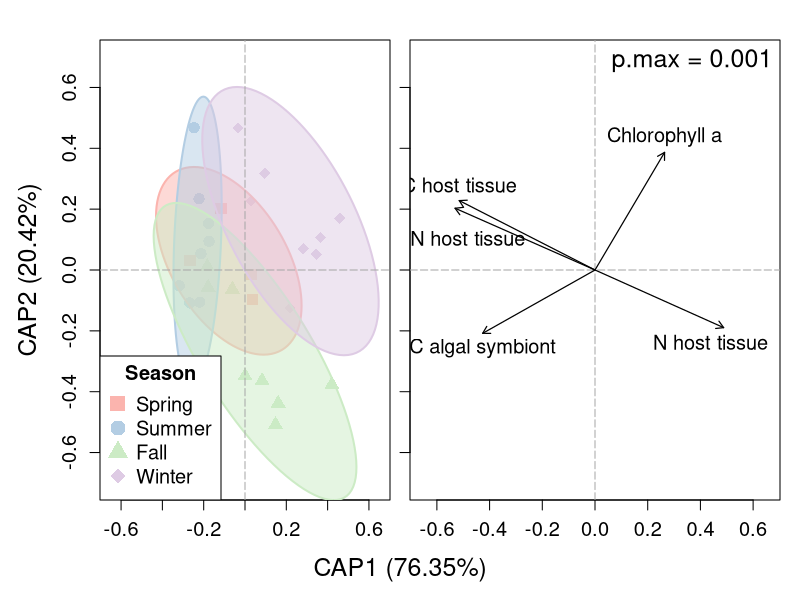

Write the R code that produced this figure.

###################

### CAP Figure 3C ###

###################

library(readxl)
library(tidyverse)
library(vegan)
library(mice)
library(RColorBrewer)

# Set working directory to the directory the script is saved in
setwd(dirname(rstudioapi::getActiveDocumentContext()$path))

# Read raw data
data <- read_xlsx("Biological Data file Tilstra et al.xlsx", sheet = "bio + env data", na = "NA")

# The data also contains environmental variables and some biological variables which will not be included in the subsequent analysis
# Select the desired variables

data <- data %>% select(-c(13:14,19:31))
str(data)

# Use the package 'mice' to impute missing values (make 20 imputed data sets)

imputed_data <- mice(data, m = 20, maxit = 50, method = "pmm", seed = 123)

# getting a warning with 2 logged events, check them out

imputed_data$loggedEvents # just means that the first 2 columns (Season and Coral ID) had nothing to impute, mice leaves them unchanged

# Extract random data set of the 20 imputed ones and check it out

set.seed(123)
number<-sample(1:20, 1) # pick a random number between 1 and 20
completed_data <- complete(imputed_data, action=number) # pick the random data set
summary(completed_data)
str(completed_data)

# Add a constant to make all variables positive for Bray-Curtis dissimilarity matrix

completed_data[, -c(1, 2)] <- completed_data[, -c(1, 2)] + abs(min(completed_data[, -c(1, 2)])) + 1

# Calculate Bray-Curtis dissimilarity matrix

bray_matrix <- vegdist(completed_data[, -1:-2], method = "bray")

# Perform CAP analysis using the distance matrix

cap_result <- capscale(bray_matrix ~ completed_data$Season, permutations = 999)

# Get the percentages that explain the variation for each axis (found under Accumulated constrained eigenvalues Importance of components: in the row 'Proportion explained')

summary(cap_result)

# Proportion explained for CAP1 is 0.7635 = 76.35% and for CAP2 0.2042 = 20.42%
# This will be added later on to the CAP plot

# Fit vectors for the biological variables onto the ordination

cap_envfit <- envfit(cap_result, completed_data[, 3:16], permutations = 999)

## Preparation for plots

# Make season an ordered factor and set levels for legend later on

completed_data$Season <- factor(completed_data$Season, levels = c("Spring", "Summer", "Fall", "Winter"))
season_levels <- levels(completed_data$Season)

# Choose a pastel color palette from RColorBrewer with 4 colors (one for each season)

season_colors <- brewer.pal(4, "Pastel1")

# Define point symbols for each season

pch_values <- c(15, 16, 17, 18)

# Map colors and symbols to each sample

dot_colors <- season_colors[completed_data$Season]
dot_pch <- pch_values[completed_data$Season]

# Get scores for the plots

site_scores <- scores(cap_result, display = "sites")

##

## Make CAP plot with ellipses and a plot with the vectors next to it for Figure 3C and save as pdf

pdf("Figure_3C.pdf", width = 16, height = 8)

par(mfrow = c(1, 2), oma = c(2, 0, 0, 0)) # Two panels side by side

# Left plot: CAP + points + ellipses

par(mar = c(3,5,2,0.5)) # margin for left plot
plot(
  site_scores[, 1], site_scores[, 2],
  type = "n",
  xlab = "",
  ylab = "CAP2 (20.42%)",
  xlim = c(-0.65, 0.65),
  ylim = c(-0.7, 0.7),
  cex.lab = 1.5,
  cex.axis = 1.2
)

# Add points
points(
  cap_result,
  display = "sites",
  col = dot_colors,
  pch = dot_pch,
  cex = 1.5
)

# Add ellipses
ordiellipse(
  cap_result,
  display = "sites",
  groups = completed_data$Season,
  draw = "polygon",
  border = season_colors,
  col = season_colors,
  lwd = 2,
  kind = "sd",
  conf = 0.95,
  label = FALSE
)

# Add zero axes
abline(h = 0, v = 0, col = "darkgray", lty = "longdash")

# Add legend
legend(
  "bottomleft",
  legend = season_levels,
  col = season_colors,
  pch = pch_values,
  title = "Season",
  title.font=2,
  pt.cex = 2,
  cex = 1.2
)

# Right plot: vectors of biological variables
par(mar = c(3,0.5,2,1)) # margin for right plot
plot(
  site_scores[, 1], site_scores[, 2],
  type = "n",
  xlab = "",
  ylab = "",
  xlim = c(-0.65, 0.65),
  ylim = c(-0.7, 0.7),
  cex.lab = 1.5,
  cex.axis = 1.2,
  xaxt = "s",
  yaxt = "n"   # suppress default y-axis
)

# Add y-axis tick marks but no numbers
axis(2, labels = FALSE)

# Add zero axes
abline(h = 0, v = 0, col = "darkgray", lty = "longdash")

# Extract envfit vector coordinates
vec_scores <- scores(cap_envfit, display = "vectors")

# Keep only significant vectors with p.max = 0.001
sig <- cap_envfit$vectors$pvals <= 0.001
vec_scores_sig <- vec_scores[sig, , drop = FALSE]

# Adjust one vector name
rownames(vec_scores_sig)[rownames(vec_scores_sig) == "C:N ratio host tissue"]<-"C:N host tissue"

# Draw arrows
arrows(
  x0 = 0, y0 = 0,
  x1 = vec_scores_sig[, 1]*0.6, y1 = vec_scores_sig[, 2]*0.6, # scale the vectors to make them shorter
  length = 0.08,
  col = "black",
  lwd = 1.2
)

# Get vector label positions and scale them the same way as the vectors
label_x <- vec_scores_sig[, 1] * 0.6
label_y <- vec_scores_sig[, 2] * 0.6

# Manually adjust the label position where necessary

label_y["C algal symbiont"]  <- label_y["C algal symbiont"] - 0.05

label_y["Chlorophyll a"]  <- label_y["Chlorophyll a"] + 0.05

label_x["N host tissue"]  <- label_x["N host tissue"] - 0.05
label_y["N host tissue"]  <- label_y["N host tissue"] - 0.05

label_y["C host tissue"] <- label_y["C host tissue"] + 0.05

label_x["C:N host tissue"] <- label_x["C:N host tissue"] + 0.01
label_y["C:N host tissue"] <- label_y["C:N host tissue"] - 0.1

# Add all labels
text(
  x = label_x,
  y = label_y,
  labels = rownames(vec_scores_sig),
  cex = 1.2
)

# Add p.max note
usr <- par("usr")
text(
  x = usr[2] - 0.02 * diff(usr[1:2]),
  y = usr[4] - 0.02 * diff(usr[3:4]),
  labels = "p.max = 0.001",
  adj = c(1, 1),
  cex = 1.5
)

# Shared x-axis label across both panels
mtext("CAP1 (76.35%)", side = 1, outer = TRUE, line = 0, cex = 1.5)

dev.off()

# In image processing software outside of R, the subplot letter C was added and the plots were combined with the other plots of Figure 3.

## ANOSIM statistics ##

# Extract the CAP scores of the individual biological variables and print them
envmarker_scores <- cap_envfit$vectors
print(envmarker_scores)

# Perform ANOSIM and print results
anosim_result <- anosim(bray_matrix, completed_data$Season, permutations = 999)
print(anosim_result)
